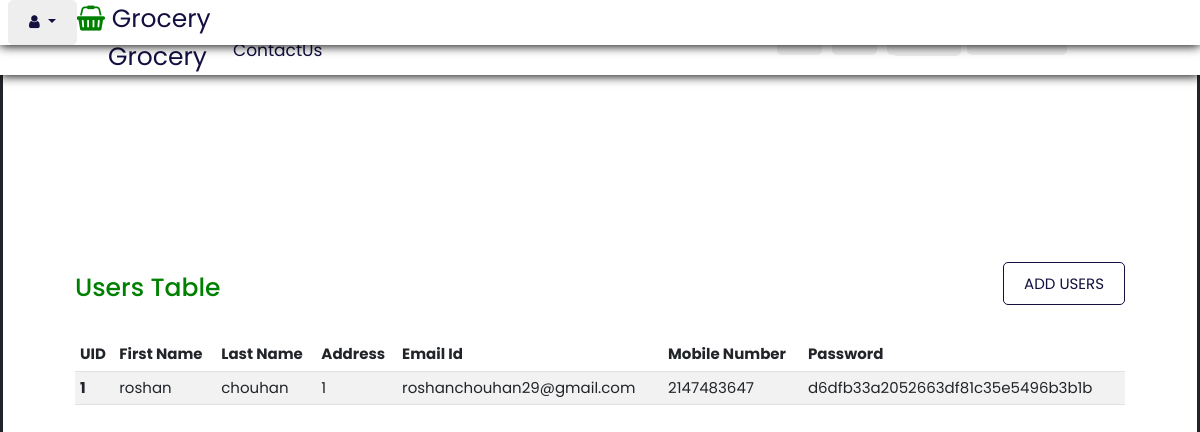
/Users.php, run on an earlier commit of the app's database.
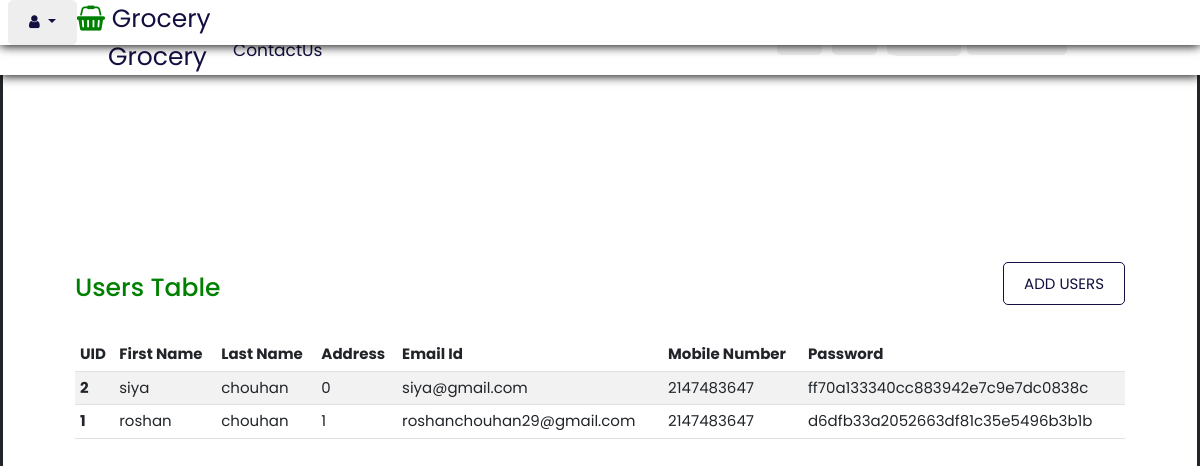
And on a later commit of the database.
### tables this page shows
CREATE TABLE `users` (
  `UID` int(10) NOT NULL,
  `first_name` varchar(20) NOT NULL,
  `last_name` varchar(20) NOT NULL,
  `AID` int(10) NOT NULL,
  `emailid` varchar(50) NOT NULL,
  `mobile_number` int(10) NOT NULL,
  `password` varchar(50) NOT NULL
);

### Users.php (the view, shortened to what this page needs)
<?php
include 'header.php'; ?>
  <body>
    <header >
      <div class="adminlogo">
        <?php
        include 'dropdown.php' ?>
        <a href="#" class="logo"><i class="fa fa-shopping-basket" aria-hidden="true"></i> Grocery</a>
      </div>
    </header>
    <section class="section">
      <div class="users">
         <h1>Users Table</h1>
         <div class="btn1">
            <a href="#">ADD USERS</a>
         </div>
      </div>
            <div class="usercontainer">
              <table class="table table-striped table-hover">
                <thead>
                <tr>
                  <th scope="col">UID</th>
                  <th scope="col">First Name</th>
                  <th scope="col">Last Name</th>
                  <th scope="col">Address</th>
                  <th scope="col">Email Id</th>
                  <th scope="col">Mobile Number</th>
                  <th scope="col">Password</th>
                </tr>
               </thead>
               <tbody>
                 <?php
                      include 'config.php';
                        $sql="SELECT * FROM users ORDER BY UID DESC";
                      $result2=mysqli_query($conn,$sql);
                      if(mysqli_num_rows( $result2 )>0)
                      {
                        while($row=mysqli_fetch_assoc($result2))
                        {
                 ?>
                <tr>
                  <th scope="row"><?php  echo $row['UID']; ?></th>
                  <td><?php  echo $row['first_name']; ?></td>
                  <td><?php  echo $row['last_name']; ?></td>
                  <td><?php  echo $row['AID']; ?></td>
                  <td><?php  echo $row['emailid']; ?></td>
                  <td><?php  echo $row['mobile_number']; ?></td>
                  <td><?php  echo $row['password']; ?></td>
                </tr>
                <?php
                     }
                   }else{
                    echo "empty";
                   }
                ?>
      </tbody>
   </table>
  </div>
 </section>
  </body>
</html>

What changed in the data, as far as the page shows it:
added users: UID "2", first_name "siya", last_name "chouhan", AID "0", emailid "siya@gmail.com", mobile_number "2147483647", password "ff70a133340cc883942e7c9e7dc0838c"
